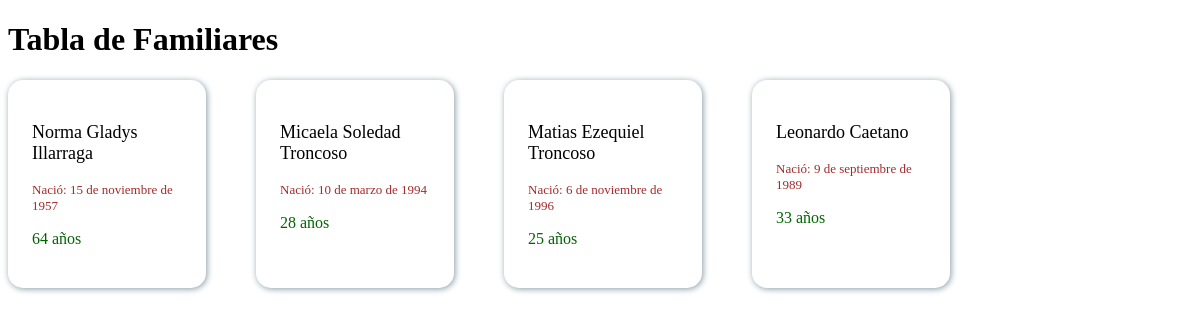
The page / on the database its author committed.
### app_familia/models.py (models this page shows, shortened)
class Familiar(models.Model):
    nombre = models.CharField(max_length=45)
    apellido = models.CharField(max_length=45, null=True)
    fec_nacimiento = models.DateField(null=True)
    edad = models.IntegerField()
    def getNombreCompleto(self):
        return f"{self.nombre} {self.apellido}"

### app_familia/views.py (the view)
# urls.py: path('', views.index),
def index(request):
    template = loader.get_template('index.html')
    context_dict = {
        'familiares': Familiar.objects.all()
    }
    return HttpResponse(template.render(context_dict))

### app_familia/templates/index.html (shortened to what this page needs)
<!doctype html>
<html lang="es">
<head>
</head>
<body>
<h1>Tabla de Familiares</h1>
<section>
    <div class="wrapper">
        {% for familiar in familiares %}
        <div class="card">
            <div>
                <p class="card_nombre">{{ familiar.getNombreCompleto }}</p>
                <p class="card_fecha">Nació: {{ familiar.fec_nacimiento }}</p>
                <p class="card_edad">{{ familiar.edad }} años</p>
            </div>
        </div>
        {% endfor %}
    </div>
</section>
</body>
</html>

### app_familia/templates/index.html (style rules this page uses)
* { margin: 5; padding: 0; }
.wrapper { display: flex; flex-direction: row; gap: 50px; }
.card { width: 150px; box-shadow: 1px 1px 6px #869AA6; border-radius: 15px; padding: 1.5em; }
.card_nombre { color:black; font-size:large; text-align: left; }
.card_fecha { color: brown; font-size:small; text-align: left; }
.card_edad { color:darkgreen; font-size: medium; text-align: left; }

### rows shown on the page
Familiar: getNombreCompleto "Norma Gladys Illarraga", fec_nacimiento "15 de noviembre de 1957", edad "64"
Familiar: getNombreCompleto "Micaela Soledad Troncoso", fec_nacimiento "10 de marzo de 1994", edad "28"
Familiar: getNombreCompleto "Matias Ezequiel Troncoso", fec_nacimiento "6 de noviembre de 1996", edad "25"
Familiar: getNombreCompleto "Leonardo Caetano", fec_nacimiento "9 de septiembre de 1989", edad "33"
